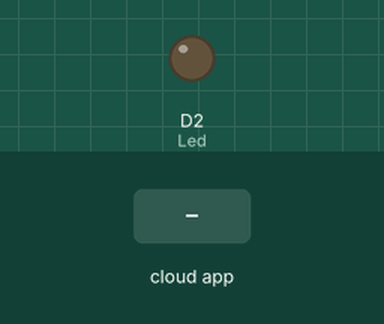
Simulated run of this sketch. Board: ESP8266 (NodeMCU). Parts: output pins drawn as LEDs (lit = HIGH). The test bench sets the inputs (shaded band). The RemoteXY app is connected.

Above: at 1.2 s.
1.3 s: the phone or cloud app sets switch_01 to 1
At 2.3 s:
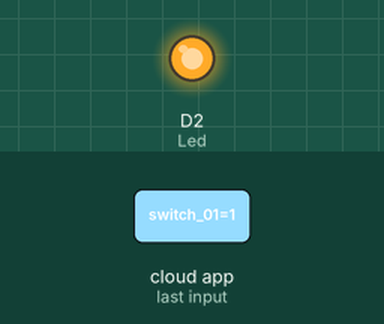
2.8 s: the phone or cloud app sets switch_01 to 0
At 3.5 s:
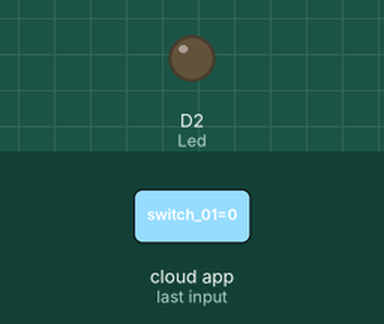
Timing chart, 0 to 5.8 s (numbered marks = the images above; inputs shaded):
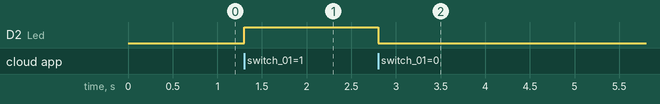

Measured:
- after the input at 1.3 s, D2 (Led): LOW → HIGH at once
- after the input at 2.8 s, D2 (Led): HIGH → LOW at once

The sketch:

Connected_Lock.ino
```cpp
//////////////////////////////////////////////
//        RemoteXY include library          //
//////////////////////////////////////////////

// you can enable debug logging to Serial at 115200
//#define REMOTEXY__DEBUGLOG

// RemoteXY select connection mode and include library
#define REMOTEXY_MODE__WIFI_POINT

#include <ESP8266WiFi.h>

// RemoteXY connection settings
#define REMOTEXY_WIFI_SSID "JasdiSecure"
#define REMOTEXY_WIFI_PASSWORD "Jasdi_Tech"
#define REMOTEXY_SERVER_PORT 6377
#define REMOTEXY_ACCESS_PASSWORD "Jasdi_Tech"


#include <RemoteXY.h>

// RemoteXY GUI configuration
#pragma pack(push, 1)
uint8_t RemoteXY_CONF[] =   // 42 bytes
  { 255,1,0,0,0,35,0,19,0,0,0,74,97,115,100,105,0,61,1,106,
  200,1,1,1,0,2,11,70,83,49,1,119,173,31,31,79,78,0,79,70,
  70,0 };

// this structure defines all the variables and events of your control interface
struct {

    // input variables
  uint8_t switch_01; // =1 if switch ON and =0 if OFF

    // other variable
  uint8_t connect_flag;  // =1 if wire connected, else =0

} RemoteXY;
#pragma pack(pop)

/////////////////////////////////////////////
//           END RemoteXY include          //
/////////////////////////////////////////////

//define D2 as Led
#define Led D2

void setup()
{
  RemoteXY_Init ();
  pinMode(Led, OUTPUT);
  // TODO you setup code

}

void loop()
{
  RemoteXY_Handler ();

  if (RemoteXY.switch_01 == 1) {
      digitalWrite(Led, HIGH);
    } else {
    digitalWrite(Led, LOW);
   }

  // TODO you loop code
  // use the RemoteXY structure for data transfer
  // do not call delay(), use instead RemoteXY_delay()
}
```
